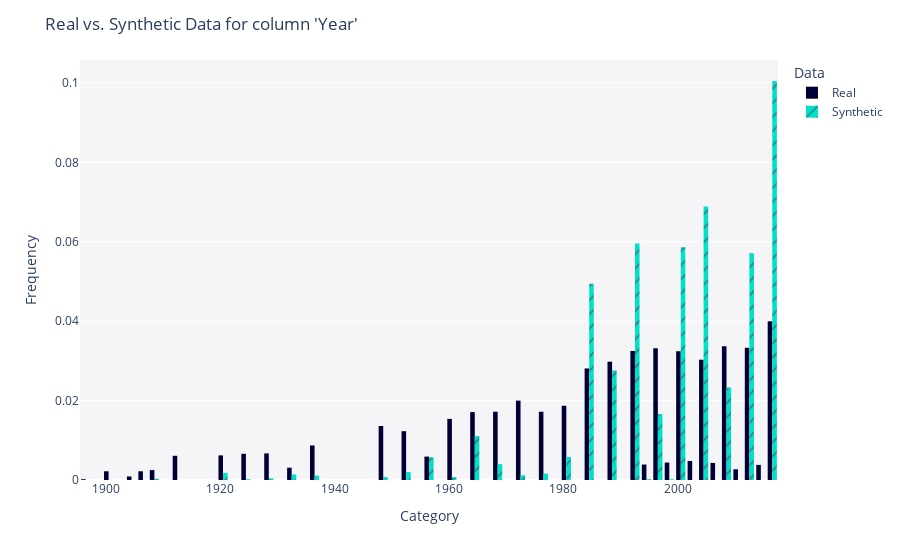

The cell this chart's notebook holds for it:
### Code cell
get_column_plot(
    real_data=df_real,
    synthetic_data=df_fake,
    metadata=metadata,
    column_name='Year'
)

### Figure 1 — Plotly figure (JSON) as saved in the notebook; plotly's stock layout.template omitted (floating-point values rounded to 4 significant figures; data arrays with more than 128 entries replaced by an {"elided": "..."} marker saying what was removed)
{"data": [{"alignmentgroup": "True", "bingroup": "x", "histnorm": "probability density", "hovertemplate": "<b>Real</b><br>Frequency: %{y}<extra></extra>", "legendgroup": "Real", "marker": {"color": "#000036", "pattern": {"shape": ""}}, "name": "Real", "offsetgroup": "Real", "orientation": "v", "showlegend": true, "type": "histogram", "x": {"elided": "5000 int values"}, "xaxis": "x", "yaxis": "y"}, {"alignmentgroup": "True", "bingroup": "x", "histnorm": "probability density", "hovertemplate": "<b>Synthetic</b><br>Frequency: %{y}<extra></extra>", "legendgroup": "Synthetic", "marker": {"color": "#01E0C9", "pattern": {"shape": "/"}}, "name": "Synthetic", "offsetgroup": "Synthetic", "orientation": "v", "showlegend": true, "type": "histogram", "x": {"elided": "5000 str values"}, "xaxis": "x", "yaxis": "y"}], "layout": {"barmode": "group", "legend": {"title": {"text": "Data"}, "tracegroupgap": 0}, "margin": {"t": 60}, "plot_bgcolor": "#F5F5F8", "title": {"text": "Real vs. Synthetic Data for column 'Year'"}, "xaxis": {"anchor": "y", "domain": [0, 1], "title": {"text": "Category"}}, "yaxis": {"anchor": "x", "domain": [0, 1], "title": {"text": "Frequency"}}}}
